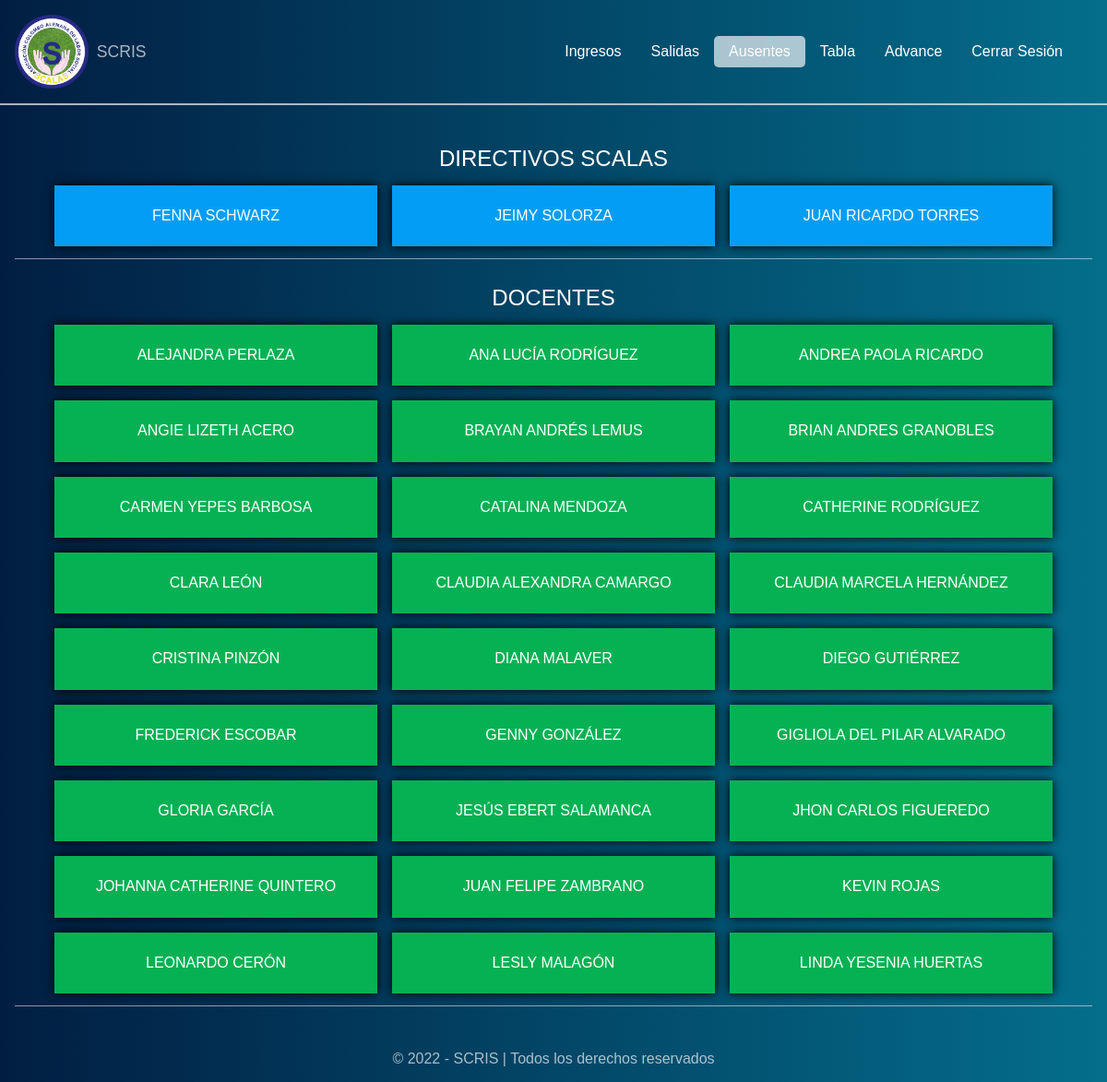
Screenshot of /ausentes.php (signed in) with the database file from the repository.
### tables this page shows
CREATE TABLE "funcionarios" (
  "id" integer NOT NULL PRIMARY KEY AUTOINCREMENT,
  "nombre" text NOT NULL,
  "dependencia" text NOT NULL,
  "direccion" text NOT NULL,
  "asignatura" text NOT NULL,
  "placa" text NOT NULL,
  "observaciones" text NOT NULL
);

### ausentes.php (the view, shortened to what this page needs)
<!DOCTYPE html>
<html lang="es">
<head>
    <link rel="stylesheet" href="css/normalize.css">
    <link rel="stylesheet" href="css/inicio.css">
</head>
<body>
    <header class="header">
        <div class="logo">
            <img src="img/logo.png" alt="">
            <h1>
                SCRIS
            </h1>
        </div>
        <nav class="nav">
            <a href="inicio.php" class="link__nav">Ingresos</a>
            <a href="salidas.php" class="link__nav">Salidas</a>
            <a href="ausentes.php" class="link__nav link__nav--active">Ausentes</a>
            <a href="tabla.php" class="link__nav">Tabla</a>
            <a href="avanzado.php" class="link__nav">Advance</a>
            <a href="cerrar.php" class="link__nav">Cerrar Sesión</a>
        </nav>
    </header>
    <section class="section">
        <div class="flex">
            <?php
            $directivos = "";
            $docentes = "";
            $serviciosGenerales = "";
            $administrativos = "";
            $funcionarioCafeteria = "";
            $seguridad = "";
            $mensajeria = "";
            $funcionarioExterno = "";
            $psicologia = "";
            $fecha_hoy = date("Y/m/d");
            $ruta = 'db/scris.db';
            $conexion = conectar($ruta);
            $sql = "SELECT * FROM funcionarios ORDER BY nombre ASC";
            $resultado = $conexion->query($sql);
            while ($fila = $resultado->fetch()) {
                $nombre = $fila['nombre'];
                $dependencia = $fila['dependencia'];
                $sql2 = "SELECT * FROM tabla WHERE fecha = '$fecha_hoy' AND nombre = '$nombre'";
                $resultado2 = $conexion->query($sql2);
                $fila2 = $resultado2->fetch();
                if ($fila2 == null) {
                    if ($dependencia == "DIRECTIVO") {
                        $directivos .= '<button class="btn__funcionario directivo">' . $nombre . '</button>';
                    } else if ($dependencia == "DOCENTE") {
                        $docentes .= '<button class="btn__funcionario docente">' . $nombre . '</button>';
                    } else if ($dependencia == "SERVICIOS GENERALES") {
                        $serviciosGenerales .= '<button class="btn__funcionario sg">' . $nombre . '</button>';
                    } else if ($dependencia == "ADMINISTRATIVO") {
                        $administrativos .= '<button class="btn__funcionario administrativo">' . $nombre . '</button>';
                    } else if ($dependencia == "FUNCIONARIO CAFETERÍA") {
                        $funcionarioCafeteria .= '<button class="btn__funcionario fc">' . $nombre . '</button>';
                    } else if ($dependencia == "SEGURIDAD") {
                        $seguridad .= '<button class="btn__funcionario seguridad">' . $nombre . '</button>';
                    } else if ($dependencia == "MENSAJERÍA") {
                        $mensajeria .= '<button class="btn__funcionario mensajeria">' . $nombre . '</button>';
                    } else if ($dependencia == "FUNCIONARIO EXTERNO") {
                        $funcionarioExterno .= '<button class="btn__funcionario fe">' . $nombre . '</button>';
                    }else if ($dependencia == "PSICOLOGÍA") {
                        $psicologia .= '<button class="btn__funcionario psicologia">' . $nombre . '</button>';
                    }
                }
            }
            if ($directivos != "") {
                echo '<div class="funcionarios">
                <h2>Directivos scalas</h2>
                <div class="funcionarios__lista">
                    ' . $directivos . '
                </div>
            </div>';
            }
            if ($docentes != "") {
                echo '<div class="funcionarios">
                <h2>Docentes</h2>
                <div class="funcionarios__lista">
                    ' . $docentes . '
                </div>
            </div>';
            }
            ?>
        </div>
    </section>
    <footer class="footer">
        <p>&copy; 2022 - SCRIS | Todos los derechos reservados</p>
    </footer>
</body>
</html>

### css/inicio.css (style rules this page uses)
body { background: linear-gradient(to right, #011e42, #046e8b); }
.header { display: flex; justify-content: space-between; align-items: center; padding: 1em; border-bottom: 2px solid rgba(255, 255, 255, 0.6666666667); }
.header .logo { display: flex; align-items: center; }
.header .logo img { width: 80%; max-width: 80px; }
.header .logo h1 { color: rgba(255, 255, 255, 0.6666666667); font-size: 1.1em; margin-left: 0.5em; font-weight: 300; }
.header .nav { display: flex; align-items: center; margin-right: 1em; }
.header .nav .link__nav { display: inline-block; padding: 0.5em 1em; text-decoration: none; color: #fff; border-radius: 5px; }
.header .nav .link__nav--active { background: rgba(255, 255, 255, 0.6666666667); }
.section { padding: 1em; margin-bottom: 1em; }
.section .funcionarios { margin-top: 1em; border-bottom: 1px solid rgba(255, 255, 255, 0.5333333333); padding: 0.3em; }
.section .funcionarios h2 { text-align: center; font-size: 1.5em; font-weight: 300; padding: 0.3em; color: #fff; text-transform: uppercase; }
.section .funcionarios .funcionarios__lista { display: flex; width: 100%; justify-content: center; flex-wrap: wrap; }
.section .funcionarios .funcionarios__lista .btn__funcionario { display: inline-block; width: 350px; padding: 1.5em; border: none; outline: none; cursor: pointer; box-shadow: 0 0 10px #000; margin: 0.5em; color: #fff; }
.section .funcionarios .directivo { background-color: #049df5; }
.section .funcionarios .docente { background-color: #06b153; }

### ausentes.php (style rules this page uses)
.footer p { text-align: center; padding: 1em; color: #fffa; }

### rows the page displays
funcionarios: nombre "FENNA SCHWARZ"
funcionarios: nombre "JEIMY SOLORZA"
funcionarios: nombre "JUAN RICARDO TORRES"
funcionarios: nombre "ALEJANDRA PERLAZA"
funcionarios: nombre "ANA LUCÍA RODRÍGUEZ"
funcionarios: nombre "ANDREA PAOLA RICARDO"
funcionarios: nombre "ANGIE LIZETH ACERO"
funcionarios: nombre "BRAYAN ANDRÉS LEMUS"
funcionarios: nombre "BRIAN ANDRES GRANOBLES"
funcionarios: nombre "CARMEN YEPES BARBOSA"
funcionarios: nombre "CATALINA MENDOZA"
funcionarios: nombre "CATHERINE RODRÍGUEZ"
funcionarios: nombre "CLARA LEÓN"
funcionarios: nombre "CLAUDIA ALEXANDRA CAMARGO"
funcionarios: nombre "CLAUDIA MARCELA HERNÁNDEZ"
funcionarios: nombre "CRISTINA PINZÓN"
funcionarios: nombre "DIANA MALAVER"
funcionarios: nombre "DIEGO GUTIÉRREZ"
funcionarios: nombre "FREDERICK ESCOBAR"
funcionarios: nombre "GENNY GONZÁLEZ"
funcionarios: nombre "GIGLIOLA DEL PILAR ALVARADO"
funcionarios: nombre "GLORIA GARCÍA"
funcionarios: nombre "JESÚS EBERT SALAMANCA"
funcionarios: nombre "JHON CARLOS FIGUEREDO"
funcionarios: nombre "JOHANNA CATHERINE QUINTERO"
funcionarios: nombre "JUAN FELIPE ZAMBRANO"
funcionarios: nombre "KEVIN ROJAS"
funcionarios: nombre "LEONARDO CERÓN"
funcionarios: nombre "LESLY MALAGÓN"
funcionarios: nombre "LINDA YESENIA HUERTAS"
